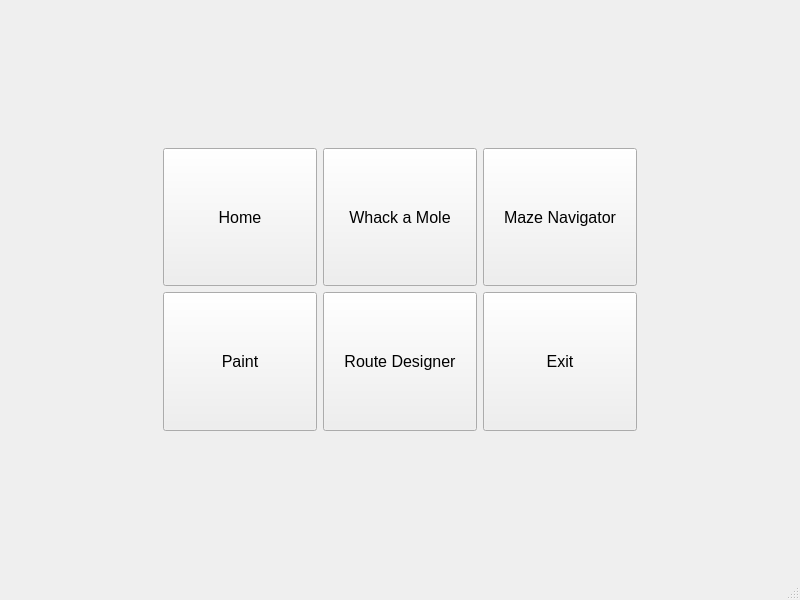
<?xml version="1.0" encoding="UTF-8"?>
<ui version="4.0">
 <class>MainWindow</class>
 <widget class="QMainWindow" name="MainWindow">
  <property name="geometry">
   <rect>
    <x>0</x>
    <y>0</y>
    <width>800</width>
    <height>600</height>
   </rect>
  </property>
  <property name="windowTitle">
   <string>MainWindow</string>
  </property>
  <widget class="QWidget" name="centralwidget">
   <layout class="QGridLayout" name="gridLayout_2">
    <item row="0" column="0">
     <layout class="QGridLayout" name="gridLayout" rowstretch="1,1,1,1" columnstretch="1,1,1,1,1">
      <item row="2" column="3">
       <widget class="QPushButton" name="ExitButton">
        <property name="sizePolicy">
         <sizepolicy hsizetype="Minimum" vsizetype="Expanding">
          <horstretch>0</horstretch>
          <verstretch>0</verstretch>
         </sizepolicy>
        </property>
        <property name="font">
         <font>
          <pointsize>12</pointsize>
         </font>
        </property>
        <property name="text">
         <string>Exit</string>
        </property>
       </widget>
      </item>
      <item row="2" column="1">
       <widget class="QPushButton" name="Game3Button">
        <property name="sizePolicy">
         <sizepolicy hsizetype="Minimum" vsizetype="Expanding">
          <horstretch>0</horstretch>
          <verstretch>0</verstretch>
         </sizepolicy>
        </property>
        <property name="font">
         <font>
          <pointsize>12</pointsize>
         </font>
        </property>
        <property name="text">
         <string>Paint</string>
        </property>
       </widget>
      </item>
      <item row="2" column="2">
       <widget class="QPushButton" name="Game4Button">
        <property name="sizePolicy">
         <sizepolicy hsizetype="Minimum" vsizetype="Expanding">
          <horstretch>0</horstretch>
          <verstretch>0</verstretch>
         </sizepolicy>
        </property>
        <property name="font">
         <font>
          <pointsize>12</pointsize>
         </font>
        </property>
        <property name="text">
         <string>Route Designer</string>
        </property>
       </widget>
      </item>
      <item row="1" column="1">
       <widget class="QPushButton" name="HomeButton">
        <property name="sizePolicy">
         <sizepolicy hsizetype="Minimum" vsizetype="Expanding">
          <horstretch>0</horstretch>
          <verstretch>0</verstretch>
         </sizepolicy>
        </property>
        <property name="font">
         <font>
          <pointsize>12</pointsize>
         </font>
        </property>
        <property name="text">
         <string>Home</string>
        </property>
       </widget>
      </item>
      <item row="3" column="2">
       <spacer name="verticalSpacer_2">
        <property name="orientation">
         <enum>Qt::Vertical</enum>
        </property>
        <property name="sizeHint" stdset="0">
         <size>
          <width>20</width>
          <height>40</height>
         </size>
        </property>
       </spacer>
      </item>
      <item row="1" column="0">
       <spacer name="horizontalSpacer">
        <property name="orientation">
         <enum>Qt::Horizontal</enum>
        </property>
        <property name="sizeHint" stdset="0">
         <size>
          <width>40</width>
          <height>20</height>
         </size>
        </property>
       </spacer>
      </item>
      <item row="1" column="4">
       <spacer name="horizontalSpacer_2">
        <property name="orientation">
         <enum>Qt::Horizontal</enum>
        </property>
        <property name="sizeHint" stdset="0">
         <size>
          <width>40</width>
          <height>20</height>
         </size>
        </property>
       </spacer>
      </item>
      <item row="1" column="2">
       <widget class="QPushButton" name="Game1Button">
        <property name="sizePolicy">
         <sizepolicy hsizetype="Minimum" vsizetype="Expanding">
          <horstretch>0</horstretch>
          <verstretch>0</verstretch>
         </sizepolicy>
        </property>
        <property name="font">
         <font>
          <pointsize>12</pointsize>
         </font>
        </property>
        <property name="text">
         <string> Whack a Mole </string>
        </property>
       </widget>
      </item>
      <item row="0" column="2">
       <spacer name="verticalSpacer_3">
        <property name="orientation">
         <enum>Qt::Vertical</enum>
        </property>
        <property name="sizeHint" stdset="0">
         <size>
          <width>20</width>
          <height>40</height>
         </size>
        </property>
       </spacer>
      </item>
      <item row="1" column="3">
       <widget class="QPushButton" name="Game2Button">
        <property name="sizePolicy">
         <sizepolicy hsizetype="Minimum" vsizetype="Expanding">
          <horstretch>0</horstretch>
          <verstretch>0</verstretch>
         </sizepolicy>
        </property>
        <property name="font">
         <font>
          <pointsize>12</pointsize>
         </font>
        </property>
        <property name="text">
         <string>Maze Navigator</string>
        </property>
       </widget>
      </item>
     </layout>
    </item>
   </layout>
  </widget>
  <widget class="QStatusBar" name="statusbar"/>
 </widget>
 <resources/>
 <connections/>
</ui>
